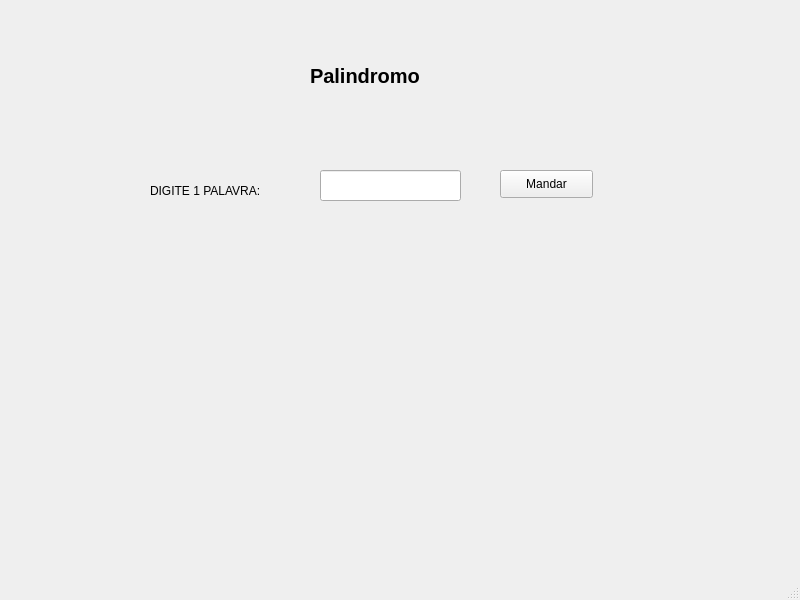
<?xml version="1.0" encoding="UTF-8"?>
<ui version="4.0">
 <class>MainWindow</class>
 <widget class="QMainWindow" name="MainWindow">
  <property name="geometry">
   <rect>
    <x>0</x>
    <y>0</y>
    <width>800</width>
    <height>600</height>
   </rect>
  </property>
  <property name="windowTitle">
   <string>MainWindow</string>
  </property>
  <widget class="QWidget" name="centralwidget">
   <widget class="QLineEdit" name="lineEditNum">
    <property name="geometry">
     <rect>
      <x>320</x>
      <y>170</y>
      <width>141</width>
      <height>31</height>
     </rect>
    </property>
    <property name="text">
     <string/>
    </property>
   </widget>
   <widget class="QLabel" name="label_num">
    <property name="geometry">
     <rect>
      <x>150</x>
      <y>170</y>
      <width>151</width>
      <height>41</height>
     </rect>
    </property>
    <property name="text">
     <string>DIGITE 1 PALAVRA:</string>
    </property>
   </widget>
   <widget class="QLabel" name="label_titulo">
    <property name="geometry">
     <rect>
      <x>310</x>
      <y>50</y>
      <width>211</width>
      <height>51</height>
     </rect>
    </property>
    <property name="font">
     <font>
      <pointsize>15</pointsize>
      <weight>75</weight>
      <bold>true</bold>
     </font>
    </property>
    <property name="text">
     <string>Palindromo</string>
    </property>
   </widget>
   <widget class="QLabel" name="labelResposta">
    <property name="geometry">
     <rect>
      <x>160</x>
      <y>270</y>
      <width>431</width>
      <height>141</height>
     </rect>
    </property>
    <property name="font">
     <font>
      <pointsize>12</pointsize>
      <weight>75</weight>
      <bold>true</bold>
     </font>
    </property>
    <property name="text">
     <string/>
    </property>
    <property name="wordWrap">
     <bool>true</bool>
    </property>
   </widget>
   <widget class="QPushButton" name="pushButtonEnviar">
    <property name="geometry">
     <rect>
      <x>500</x>
      <y>170</y>
      <width>93</width>
      <height>28</height>
     </rect>
    </property>
    <property name="text">
     <string>Mandar</string>
    </property>
   </widget>
  </widget>
  <widget class="QMenuBar" name="menubar">
   <property name="geometry">
    <rect>
     <x>0</x>
     <y>0</y>
     <width>800</width>
     <height>26</height>
    </rect>
   </property>
  </widget>
  <widget class="QStatusBar" name="statusbar"/>
 </widget>
 <resources/>
 <connections/>
</ui>
